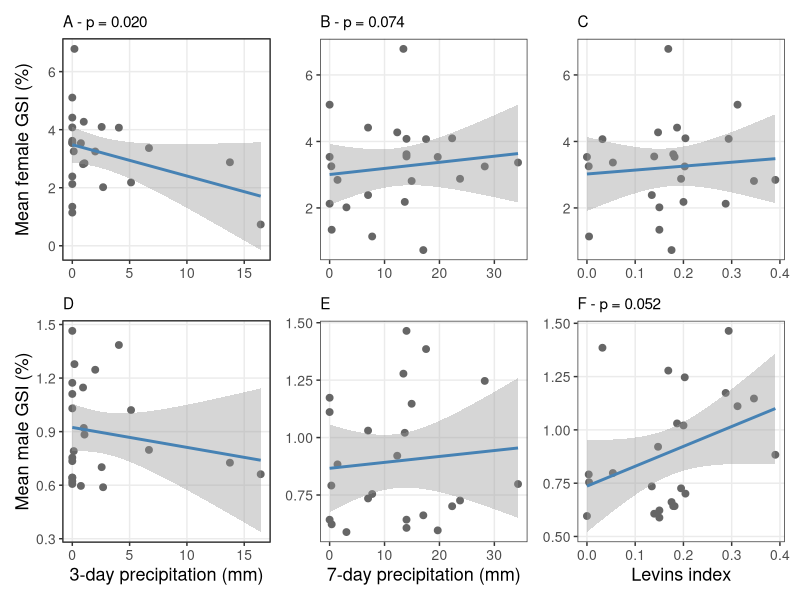
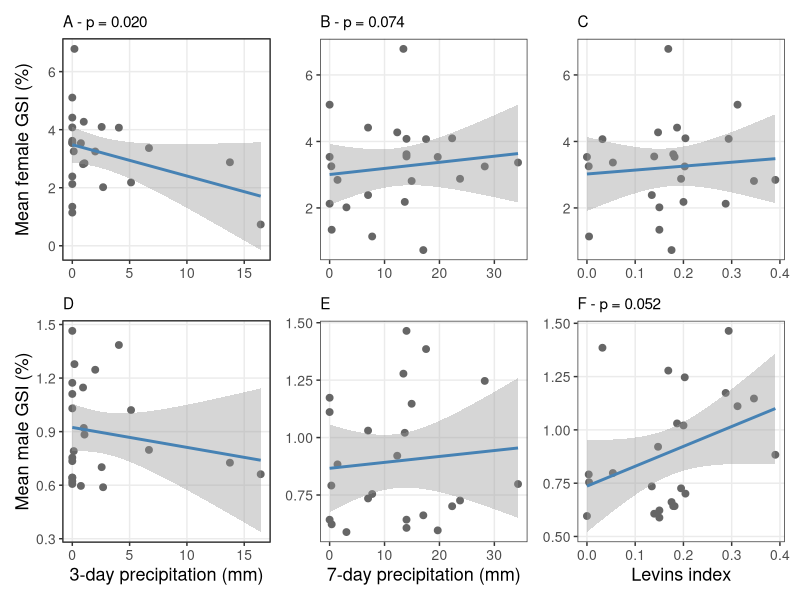

These figures' R source, in order: (Note: this script raises an error after producing the figures.)
library(readxl)
library(lme4)
library(car)
library(lmerTest)
library(dplyr)
library(tidyverse)
library(patchwork)

# ── Load data ──────────────────────────────────────────────────────────────────
Chapter_4 <- read_excel("raw_data/Variables_for_chapter_4.xlsx")

p33 <- Chapter_4$precip_p3_MERGE
p7  <- Chapter_4$precip_p7_MERGE
Li  <- Chapter_4$Levins_index
Gf  <- Chapter_4$mean_GSI_female
Gm  <- Chapter_4$mean_GSI_male

# ── COMBINED MODELS (all variables together) ───────────────────────────────────
# Female: p33 + p7 + Li
model_f_combined <- lmer(Gf ~ p33 + p7 + Li + (1|Location),
                         data = Chapter_4)
summary(model_f_combined)

# Male: p33 + p7 + Li
model_m_combined <- lmer(Gm ~ p33 + p7 + Li + (1|Location),
                         data = Chapter_4)
summary(model_m_combined)

# ── VIF check ─────────────────────────────────────────────────────────────────
vif(model_f_combined)
vif(model_m_combined)

# ── Correlation between rainfall variables ─────────────────────────────────────
cor(Chapter_4$precip_p3_MERGE, Chapter_4$precip_p7_MERGE,
    use = "complete.obs")

# ── FIGURE — 2 rows, 3 columns ────────────────────────────────────────────────
plot_data <- Chapter_4 %>%
  select(Location, Month, mean_GSI_female, mean_GSI_male,
         precip_p3_MERGE, precip_p7_MERGE, Levins_index) %>%
  rename(Gf  = mean_GSI_female,
         Gm  = mean_GSI_male,
         p33 = precip_p3_MERGE,
         p7  = precip_p7_MERGE,
         Li  = Levins_index)

# ── Base theme ─────────────────────────────────────────────────────────────────
pt <- theme_bw() +
  theme(panel.grid.minor = element_blank(),
        plot.title = element_text(size = 11),
        axis.title = element_blank(),
        axis.text = element_text(size = 10))

# ── ROW 1: Female GSI ─────────────────────────────────────────────────────────
pA <- ggplot(plot_data, aes(x = p33, y = Gf)) +
  geom_point(colour = "grey40", size = 2) +
  geom_smooth(method = "lm", se = TRUE, colour = "steelblue") +
  labs(title = "A - p = 0.020") +
  pt +
  theme(axis.title.y = element_text(size = 13)) +
  ylab("Mean female GSI (%)")

pB <- ggplot(plot_data, aes(x = p7, y = Gf)) +
  geom_point(colour = "grey40", size = 2) +
  geom_smooth(method = "lm", se = TRUE, colour = "steelblue") +
  labs(title = "B - p = 0.074") + pt

pC <- ggplot(plot_data, aes(x = Li, y = Gf)) +
  geom_point(colour = "grey40", size = 2) +
  geom_smooth(method = "lm", se = TRUE, colour = "steelblue") +
  labs(title = "C") + pt

# ── ROW 2: Male GSI ───────────────────────────────────────────────────────────
pD <- ggplot(plot_data, aes(x = p33, y = Gm)) +
  geom_point(colour = "grey40", size = 2) +
  geom_smooth(method = "lm", se = TRUE, colour = "steelblue") +
  labs(title = "D") +
  pt +
  theme(axis.title.y = element_text(size = 13)) +
  ylab("Mean male GSI (%)")

pE <- ggplot(plot_data, aes(x = p7, y = Gm)) +
  geom_point(colour = "grey40", size = 2) +
  geom_smooth(method = "lm", se = TRUE, colour = "steelblue") +
  labs(title = "E") + pt

pF <- ggplot(plot_data, aes(x = Li, y = Gm)) +
  geom_point(colour = "grey40", size = 2) +
  geom_smooth(method = "lm", se = TRUE, colour = "steelblue") +
  labs(title = "F - p = 0.052") +
  pt +
  theme(axis.title.x = element_text(size = 13)) +
  xlab("Levins index")

# ── Bottom row x axis labels for A and B ──────────────────────────────────────
pD <- pD +
  theme(axis.title.x = element_text(size = 13)) +
  xlab("3-day precipitation (mm)")

pE <- pE +
  theme(axis.title.x = element_text(size = 13)) +
  xlab("7-day precipitation (mm)")

# ── Combine — 2 rows, 3 columns ───────────────────────────────────────────────
combined <- wrap_plots(pA, pB, pC,
                       pD, pE, pF,
                       nrow = 2)

combined
ggsave("GSI_rainfall_diet_models.png", plot = combined,
       width = 12, height = 8, dpi = 300)
# MODEL SECTION 2 ---------------------------------------------------------


# Add season column to Chapter_4
Chapter_4 <- Chapter_4 %>%
  mutate(season = ifelse(Month %in% c("April", "July"), "Wet", "Dry"))

#use season for model

model46 <- lmer(Gf ~ season + (1|Location), 
                data = Chapter_4)
summary(model46)

model47 <- lmer(Gm ~ season + (1|Location), 
                data = Chapter_4)
summary(model47)


model50 <- lmer(Gf ~ Li+ season + (1|Location), 
                data = Chapter_4)
summary(model50)

model51 <- lmer(Gm ~ Li+ season + (1|Location), 
                data = Chapter_4)
summary(model51)


# MODEL SECTION 3 ---------------------------------------------------------



#use month for model

model52 <- lmer(Gf ~ Month + (1|Location), 
                data = Chapter_4)
summary(model52)

model53 <- lmer(Gm ~ Month + (1|Location), 
                data = Chapter_4)
summary(model53)

model56 <- lmer(Gf ~ Li+ Month + (1|Location), 
                data = Chapter_4)
summary(model56)

model57 <- lmer(Gm ~ Li+ Month + (1|Location), 
                data = Chapter_4)
summary(model57)

model70 <- lmer(Gf ~ Li + Month + p33 + (1|Location), data = Chapter_4)
summary(model70) 
model71 <- lmer(Gm ~ Li + Month + p33 + (1|Location), data = Chapter_4)
summary(model71)  

# MODEL SECTION 4 ---------------------------------------------------------


#use reproductive status for response variable (using mean reproductive status for Lmer)
model58 <- lmer(Rf ~ Month + (1|Location), 
                data = Chapter_4)
summary(model58)

model59 <- lmer(Rm ~ Month + (1|Location), 
                data = Chapter_4)
summary(model59)

model60 <- lmer(Rf ~ Li + (1|Location), 
                data = Chapter_4)
summary(model60)

model61 <- lmer(Rm ~ Li + (1|Location), 
                data = Chapter_4)
summary(model61)

model62 <- lmer(Rf ~ Li+ Month + (1|Location), 
                data = Chapter_4)
summary(model62)

model63 <- lmer(Rm ~ Li+ Month + (1|Location), 
                data = Chapter_4)
summary(model63)

model75 <- lmer(Rf ~ Li + Month + p3 + (1|Location), 
                data = Chapter_4)
summary(model75) 


model74 <- lmer(Rm ~ Li + Month + p3 + (1|Location), 
                data = Chapter_4)
summary(model74) 

# MODEL SECTION 5 ---------------------------------------------------------

#using reproduction status as response variable, individual level (not population) and ordinal mixed model
install.packages("ordinal")
library(ordinal)
library(tidyverse)
library(readxl)
library(lme4)

# ── Load data ──────────────────────────────────────────────────────────────────
fish <- read_csv("data_paper_csvs/H.marginatus_food_items - fish info (3).csv")

fish <- fish %>%
  mutate(GSI = (gonad_weight / total_weight) * 100)

females <- fish %>% filter(sex == "F")
males   <- fish %>% filter(sex == "M")

summary(females$GSI)
summary(males$GSI)

# ── Load environmental data ────────────────────────────────────────────────────
env <- read_excel("raw_data/Variables_for_chapter_4.xlsx") %>%
  rename(Li = Levins_index)

# ── Join environmental data ────────────────────────────────────────────────────
females_full <- females %>% left_join(env, by = "event_id")
males_full   <- males   %>% left_join(env, by = "event_id")

# ── Create rainfall variables for both sexes ───────────────────────────────────
females_full$p3  <- females_full$Precip_p15_MERGE
females_full$p33 <- females_full$precip_p3_MERGE
females_full$p7  <- females_full$precip_p7_MERGE
females_full$p   <- females_full$Precip_p1_MERGE

males_full$p3    <- males_full$Precip_p15_MERGE
males_full$p33   <- males_full$precip_p3_MERGE
males_full$p7    <- males_full$precip_p7_MERGE
males_full$p     <- males_full$Precip_p1_MERGE

# ── Convert reproductive status to ordered factor ──────────────────────────────
females_full$reproductive_status <- factor(females_full$reproductive_status,
                                           levels = 1:5,
                                           ordered = TRUE)
males_full$reproductive_status   <- factor(males_full$reproductive_status,
                                           levels = 1:5,
                                           ordered = TRUE)

# ── Order months ───────────────────────────────────────────────────────────────
month_order <- c("January", "April", "July", "October")
females_full <- females_full %>%
  mutate(Month = factor(Month, levels = month_order))
males_full <- males_full %>%
  mutate(Month = factor(Month, levels = month_order))

# ── Scale predictors ───────────────────────────────────────────────────────────
females_full$Li_z  <- as.numeric(scale(females_full$Li))
females_full$p_z   <- as.numeric(scale(females_full$p))
females_full$p3_z  <- as.numeric(scale(females_full$p3))
females_full$p33_z <- as.numeric(scale(females_full$p33))
females_full$p7_z  <- as.numeric(scale(females_full$p7))

males_full$Li_z    <- as.numeric(scale(males_full$Li))
males_full$p_z     <- as.numeric(scale(males_full$p))
males_full$p3_z    <- as.numeric(scale(males_full$p3))
males_full$p33_z   <- as.numeric(scale(males_full$p33))
males_full$p7_z    <- as.numeric(scale(males_full$p7))

# ── Models ─────────────────────────────────────────────────────────────────────

# Month models
model64 <- clmm(reproductive_status ~ Month + (1|Location),
                data = females_full)
model65 <- clmm(reproductive_status ~ Month + (1|Location),
                data = males_full)

# Levins index only
model66 <- clmm(reproductive_status ~ Li_z + (1|Location),
                data = females_full)
model67 <- clmm(reproductive_status ~ Li_z + (1|Location),
                data = males_full)

# Levins index + Month
model68 <- clmm(reproductive_status ~ Li_z + Month + (1|Location),
                data = females_full)
model69 <- clmm(reproductive_status ~ Li_z + Month + (1|Location),
                data = males_full)

# 15-day and 1-day rainfall
model79 <- clmm(reproductive_status ~ p3_z + p_z + (1|Location),
                data = females_full)
model80 <- clmm(reproductive_status ~ p3_z + p_z + (1|Location),
                data = males_full)

# Levins + Month + 1-day rainfall
model77 <- clmm(reproductive_status ~ Li_z + Month + p_z + (1|Location),
                data = females_full)
model78 <- clmm(reproductive_status ~ Li_z + Month + p_z + (1|Location),
                data = males_full)

# 3-day and 7-day rainfall
model120 <- clmm(reproductive_status ~ p33_z + p7_z + (1|Location),
                 data = females_full)
model121 <- clmm(reproductive_status ~ p33_z + p7_z + (1|Location),
                 data = males_full)

# ── Summaries ──────────────────────────────────────────────────────────────────
summary(model64)
summary(model65)
summary(model66)
summary(model67)
summary(model68)
summary(model69)
summary(model79)
summary(model80)
summary(model77)
summary(model78)
summary(model120)
summary(model121)

# ── AIC comparisons ────────────────────────────────────────────────────────────
AIC(model64, model68)
AIC(model65, model69)
AIC(model120, model64)
AIC(model121, model65)




# Check p33 is in fish
cat("p33 in fish:", "p33" %in% names(fish), "\n")
cat("p7 in fish:", "p7" %in% names(fish), "\n")

# Recreate females_full and males_full from the current fish object
females_full <- fish %>%
  filter(sex == "F") %>%
  mutate(reproductive_status = factor(reproductive_status,
                                      levels = 1:5,
                                      ordered = TRUE))

males_full <- fish %>%
  filter(sex == "M") %>%
  mutate(reproductive_status = factor(reproductive_status,
                                      levels = 1:5,
                                      ordered = TRUE))

# Confirm p33 is now there
cat("p33 in females_full:", "p33" %in% names(females_full), "\n")
cat("p33 in males_full:", "p33" %in% names(males_full), "\n")

# Now scale
females_full$p33_z <- as.numeric(scale(females_full$p33))
females_full$p7_z  <- as.numeric(scale(females_full$p7))
males_full$p33_z   <- as.numeric(scale(males_full$p33))
males_full$p7_z    <- as.numeric(scale(males_full$p7))

# Run models
model120 <- clmm(reproductive_status ~ p33_z + p7_z + (1|Location),
                 data = females_full)
model121 <- clmm(reproductive_status ~ p33_z + p7_z + (1|Location),
                 data = males_full)

summary(model120)
summary(model121)
